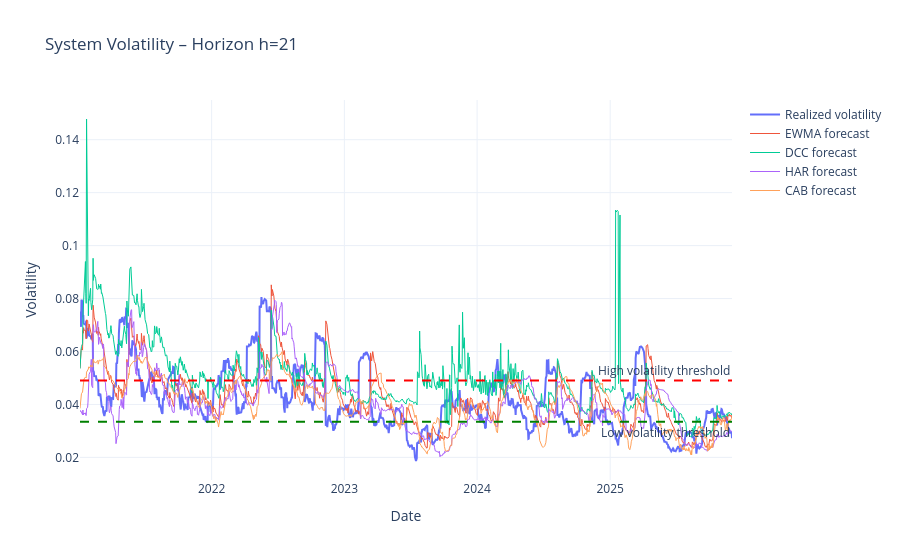

The notebook cell this image was saved under:
### Code cell
import plotly.graph_objects as go

fig = go.Figure()

# Realized volatility
fig.add_trace(go.Scatter(
    x=vol_df.index,
    y=vol_df["Realized"],
    mode="lines",
    name="Realized volatility",
    line=dict(width=2)
))

# Model forecasts
for model in models:
    
    fig.add_trace(go.Scatter(
        x=vol_df.index,
        y=vol_df[model],
        mode="lines",
        name=f"{model} forecast",
        line=dict(width=1)
    ))

# Low volatility threshold
fig.add_hline(
    y=low_threshold,
    line_dash="dash",
    line_color="green",
    annotation_text="Low volatility threshold",
    annotation_position="bottom right"
)

# High volatility threshold
fig.add_hline(
    y=high_threshold,
    line_dash="dash",
    line_color="red",
    annotation_text="High volatility threshold",
    annotation_position="top right"
)

fig.update_layout(
    title=f"System Volatility – Horizon h={H}",
    xaxis_title="Date",
    yaxis_title="Volatility",
    hovermode="x unified",
    template="plotly_white"
)

fig.show()

### Figure 1 — Plotly figure (JSON) as saved in the notebook; plotly's stock layout.template omitted (floating-point values rounded to 4 significant figures; data arrays with more than 128 entries replaced by an {"elided": "..."} marker saying what was removed)
{"data": [{"line": {"width": 2}, "mode": "lines", "name": "Realized volatility", "type": "scatter", "x": {"elided": "1235 str values"}, "y": {"elided": "1235 float values"}}, {"line": {"width": 1}, "mode": "lines", "name": "EWMA forecast", "type": "scatter", "x": {"elided": "1235 str values"}, "y": {"elided": "1235 float values"}}, {"line": {"width": 1}, "mode": "lines", "name": "DCC forecast", "type": "scatter", "x": {"elided": "1235 str values"}, "y": {"elided": "1235 float values"}}, {"line": {"width": 1}, "mode": "lines", "name": "HAR forecast", "type": "scatter", "x": {"elided": "1235 str values"}, "y": {"elided": "1235 float values"}}, {"line": {"width": 1}, "mode": "lines", "name": "CAB forecast", "type": "scatter", "x": {"elided": "1235 str values"}, "y": {"elided": "1235 float values"}}], "layout": {"annotations": [{"showarrow": false, "text": "Low volatility threshold", "x": 1, "xanchor": "right", "xref": "x domain", "y": 0.03342, "yanchor": "top", "yref": "y"}, {"showarrow": false, "text": "High volatility threshold", "x": 1, "xanchor": "right", "xref": "x domain", "y": 0.04902, "yanchor": "bottom", "yref": "y"}], "hovermode": "x unified", "shapes": [{"line": {"color": "green", "dash": "dash"}, "type": "line", "x0": 0, "x1": 1, "xref": "x domain", "y0": 0.03342, "y1": 0.03342, "yref": "y"}, {"line": {"color": "red", "dash": "dash"}, "type": "line", "x0": 0, "x1": 1, "xref": "x domain", "y0": 0.04902, "y1": 0.04902, "yref": "y"}], "title": {"text": "System Volatility – Horizon h=21"}, "xaxis": {"title": {"text": "Date"}}, "yaxis": {"title": {"text": "Volatility"}}}}
